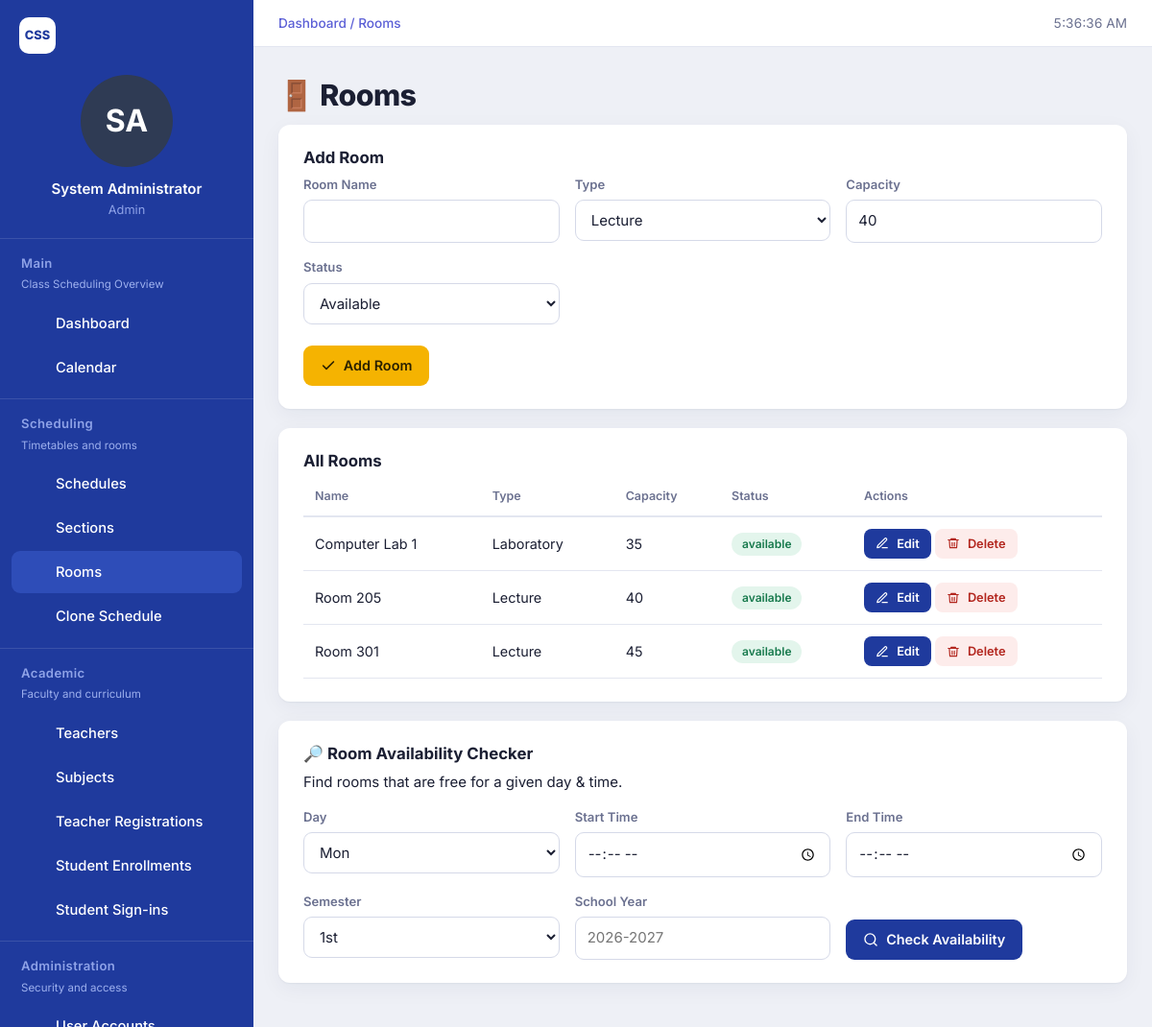
/rooms.php (signed in), run on the app's committed database.
### tables this page shows
CREATE TABLE rooms (
    id INT AUTO_INCREMENT PRIMARY KEY,
    name VARCHAR(50) NOT NULL UNIQUE,
    type ENUM('lecture','laboratory','other') NOT NULL DEFAULT 'lecture',
    capacity INT NOT NULL DEFAULT 40,
    status ENUM('available','under_maintenance') NOT NULL DEFAULT 'available'
);

### includes/functions.php (called while the page is built, shortened)
<?php
function e(?string $value): string
{
    return htmlspecialchars($value ?? '', ENT_QUOTES, 'UTF-8');
}

### rooms.php (the view, shortened to what this page needs)
<?php
require_once __DIR__ . '/includes/functions.php';
$pdo = getDB();
$editRow = null;
$rooms = $pdo->query("SELECT * FROM rooms ORDER BY name")->fetchAll();
$pageTitle = 'Rooms';
include __DIR__ . '/includes/header.php';
?>
<h1>🚪 Rooms</h1>
<div class="card">
    <h3><?= $editRow ? 'Edit Room' : 'Add Room' ?></h3>
    <form method="POST" action="rooms.php">
        <div class="form-grid">
            <div><label>Room Name</label><input type="text" name="name" required value="<?= e($editRow['name'] ?? '') ?>"></div>
            <div><label>Type</label>
                <select name="type">
                    <?php foreach (['lecture','laboratory','other'] as $t): ?>
                        <option value="<?= $t ?>" <?= (($editRow['type'] ?? 'lecture')===$t)?'selected':'' ?>><?= ucfirst($t) ?></option>
                    <?php endforeach; ?>
                </select>
            </div>
            <div><label>Capacity</label><input type="number" name="capacity" value="<?= e((string)($editRow['capacity'] ?? 40)) ?>"></div>
            <div><label>Status</label>
                <select name="status">
                    <option value="available" <?= (($editRow['status'] ?? 'available')==='available')?'selected':'' ?>>Available</option>
                </select>
            </div>
        </div>
        <br>
        <button class="btn btn-gold" type="submit"><?= $editRow ? 'Update Room' : 'Add Room' ?></button>
    </form>
</div>
<div class="card">
    <h3>All Rooms</h3>
    <table>
        <tr><th>Name</th><th>Type</th><th>Capacity</th><th>Status</th><th>Actions</th></tr>
        <?php foreach ($rooms as $r): ?>
        <tr>
            <td><?= e($r['name']) ?></td>
            <td><?= e(ucfirst($r['type'])) ?></td>
            <td><?= e((string)$r['capacity']) ?></td>
            <td><span class="badge <?= $r['status']==='available'?'badge-active':'badge-inactive' ?>"><?= e($r['status']) ?></span></td>
            <td>
                <a class="btn btn-sm" href="rooms.php?edit=<?= $r['id'] ?>">Edit</a>
                <form class="inline" method="POST" action="rooms.php" data-confirm="Delete this room?">
                    <button class="btn btn-sm btn-danger" type="submit">Delete</button>
                </form>
            </td>
        </tr>
        <?php endforeach; ?>
    </table>
</div>
<div class="card">
    <h3>🔎 Room Availability Checker</h3>
    <p>Find rooms that are free for a given day &amp; time.</p>
    <form method="GET" action="rooms.php" class="form-grid">
        <div><label>Day</label>
            <select name="check_day">
                <?php foreach (['Mon','Tue','Wed','Thu','Fri','Sat'] as $d): ?>
                <option value="<?= $d ?>" <?= (($_GET['check_day'] ?? '')===$d)?'selected':'' ?>><?= $d ?></option>
                <?php endforeach; ?>
            </select>
        </div>
        <div><label>Start Time</label><input type="time" name="check_start" value="<?= e($_GET['check_start'] ?? '') ?>"></div>
        <div><label>End Time</label><input type="time" name="check_end" value="<?= e($_GET['check_end'] ?? '') ?>"></div>
        <div><label>Semester</label>
            <select name="check_sem">
                <?php foreach (['1st','2nd','summer'] as $s): ?>
                <option value="<?= $s ?>" <?= (($_GET['check_sem'] ?? '')===$s)?'selected':'' ?>><?= $s ?></option>
                <?php endforeach; ?>
            </select>
        </div>
        <div><label>School Year</label><input type="text" name="check_sy" placeholder="2026-2027" value="<?= e($_GET['check_sy'] ?? '') ?>"></div>
        <div style="align-self:end"><button class="btn" type="submit">Check Availability</button></div>
    </form>
</div>
<?php include __DIR__ . '/includes/footer.php'; ?>

### includes/header.php (shortened to what this page needs)
<!DOCTYPE html>
<html lang="en">
<head>
<link rel="stylesheet" href="assets/css/style.css">
</head>
<body>
<div class="app">
<?php include __DIR__ . '/sidebar.php'; ?>
<div class="main">
  <header class="topbar">
    <span class="crumb">Dashboard<?= ($pageTitle ?? 'Dashboard') !== 'Dashboard' ? ' / ' . e($pageTitle) : '' ?></span>
    <span class="clock" id="clock"></span>
  </header>
  <div class="content">

### includes/sidebar.php (shortened to what this page needs)
<?php
$role = $_SESSION['role'] ?? '';
$cur  = basename($_SERVER['SCRIPT_NAME']);
$name = $_SESSION['full_name'] ?? 'User';
$initials = strtoupper(implode('', array_map(fn($w) => mb_substr($w, 0, 1), array_slice(preg_split('/\s+/', trim($name)), 0, 2))));
function ic(string $n): string {
    $p = [
     'dash'=>'<path d="M21 12A9 9 0 1112 3v9z"/><path d="M15 3.5A9 9 0 0120.5 9H15z"/>',
     'cal'=>'<rect x="3" y="4" width="18" height="18" rx="2"/><path d="M16 2v4M8 2v4M3 10h18"/>',
     'grid'=>'<rect x="3" y="3" width="7" height="7" rx="1"/><rect x="14" y="3" width="7" height="7" rx="1"/><rect x="3" y="14" width="7" height="7" rx="1"/><rect x="14" y="14" width="7" height="7" rx="1"/>',
     'door'=>'<path d="M4 21V4a1 1 0 011-1h9a1 1 0 011 1v17M2 21h20M11 12h.01"/>',
     'copy'=>'<rect x="9" y="9" width="12" height="12" rx="2"/><path d="M5 15H4a1 1 0 01-1-1V4a1 1 0 011-1h10a1 1 0 011 1v1"/>',
     'user'=>'<circle cx="12" cy="8" r="4"/><path d="M4 21a8 8 0 0116 0"/>',
     'book'=>'<path d="M4 19.5A2.5 2.5 0 016.5 17H20V3H6.5A2.5 2.5 0 004 5.5z"/><path d="M4 19.5V22h16"/>',
     'clip'=>'<rect x="6" y="4" width="12" height="17" rx="2"/><path d="M9 4V3h6v1M9 11h6M9 15h4"/>',
     'key'=>'<circle cx="8" cy="15" r="4"/><path d="M11 12l9-9M16 7l3 3"/>',
     'log'=>'<path d="M14 3H7a2 2 0 00-2 2v14a2 2 0 002 2h10a2 2 0 002-2V8z"/><path d="M14 3v5h5M9 13h6M9 17h6"/>',
     'out'=>'<path d="M9 21H5a2 2 0 01-2-2V5a2 2 0 012-2h4M16 17l5-5-5-5M21 12H9"/>',
     'bell'=>'<path d="M18 8a6 6 0 10-12 0c0 7-3 9-3 9h18s-3-2-3-9M13.7 21a2 2 0 01-3.4 0"/>',
    ];
    return '<svg viewBox="0 0 24 24" fill="none" stroke="currentColor" stroke-width="1.8" stroke-linecap="round" stroke-linejoin="round" aria-hidden="true">' . ($p[$n] ?? '') . '</svg>';
}
$groups = [
 ['Main', 'Class Scheduling Overview', [
   ['dashboard.php','Dashboard','dash',['admin','registrar','program_head','faculty']],
   ['my_schedule.php','My Schedule','cal',['faculty']],
   ['calendar.php','Calendar','cal',['admin','registrar','program_head','faculty']],
 ]],
 ['Scheduling', 'Timetables and rooms', [
   ['schedules.php','Schedules','cal',['admin','registrar']],
   ['sections.php','Sections','grid',['admin','registrar']],
   ['rooms.php','Rooms','door',['admin','registrar']],
   ['clone_schedule.php','Clone Schedule','copy',['admin','registrar']],
 ]],
 ['Academic', 'Faculty and curriculum', [
   ['teachers.php','Teachers','user',['admin','registrar','program_head']],
   ['subjects.php','Subjects','book',['admin','registrar','program_head']],
   ['teacher_registrations.php','Teacher Registrations','clip',['admin','registrar']],
   ['student_enrollments.php','Student Enrollments','user',['admin','registrar']],
   ['student_signins.php','Student Sign-ins','log',['admin','registrar']],
 ]],
 ['Administration', 'Security and access', [
   ['users.php','User Accounts','key',['admin']],
   ['audit_log.php','Audit Log','log',['admin']],
 ]],
];
?>
<aside class="sidebar" id="sidebar">
  <div class="sb-top"><span class="brand-mark">CSS</span><span class="sb-icons"><?= ic('bell') ?><?= ic('user') ?></span></div>
  <div class="sb-user">
    <div class="avatar"><?= e($initials) ?></div>
    <div class="sb-name"><?= e($name) ?></div>
    <div class="sb-mail"><?= e(ucfirst(str_replace('_',' ',$role))) ?></div>
  </div>
  <?php foreach ($groups as [$title, $sub, $items]):
      $items = array_filter($items, fn($i) => in_array($role, $i[3], true));
      if (!$items) continue; ?>
    <nav class="sb-group">
      <div class="sb-head"><b><?= e($title) ?></b><small><?= e($sub) ?></small></div>
      <?php foreach ($items as [$href,$label,$icon]): ?>
        <a class="sb-link <?= $cur === $href ? 'active' : '' ?>" href="<?= e($href) ?>"><?= ic($icon) ?><?= e($label) ?></a>
      <?php endforeach; ?>
    </nav>
  <?php endforeach; ?>
</aside>

### includes/footer.php (shortened to what this page needs)
</div>
</div>
</div>
</body>
</html>

### data on the page
rooms: name "Computer Lab 1", type "Laboratory", capacity "35", status "available"
rooms: name "Room 205", type "Lecture", capacity "40", status "available"
rooms: name "Room 301", type "Lecture", capacity "45", status "available"

### other printed values
$initials "SA"
$name "System Administrator"
str_replace('_',' ',$role) "Admin"
$title "Main"
$sub "Class Scheduling Overview"
$label "Dashboard"
$label "Calendar"
$title "Scheduling"
$sub "Timetables and rooms"
$label "Schedules"
$label "Sections"
$label "Rooms"
$label "Clone Schedule"
$title "Academic"
$sub "Faculty and curriculum"
